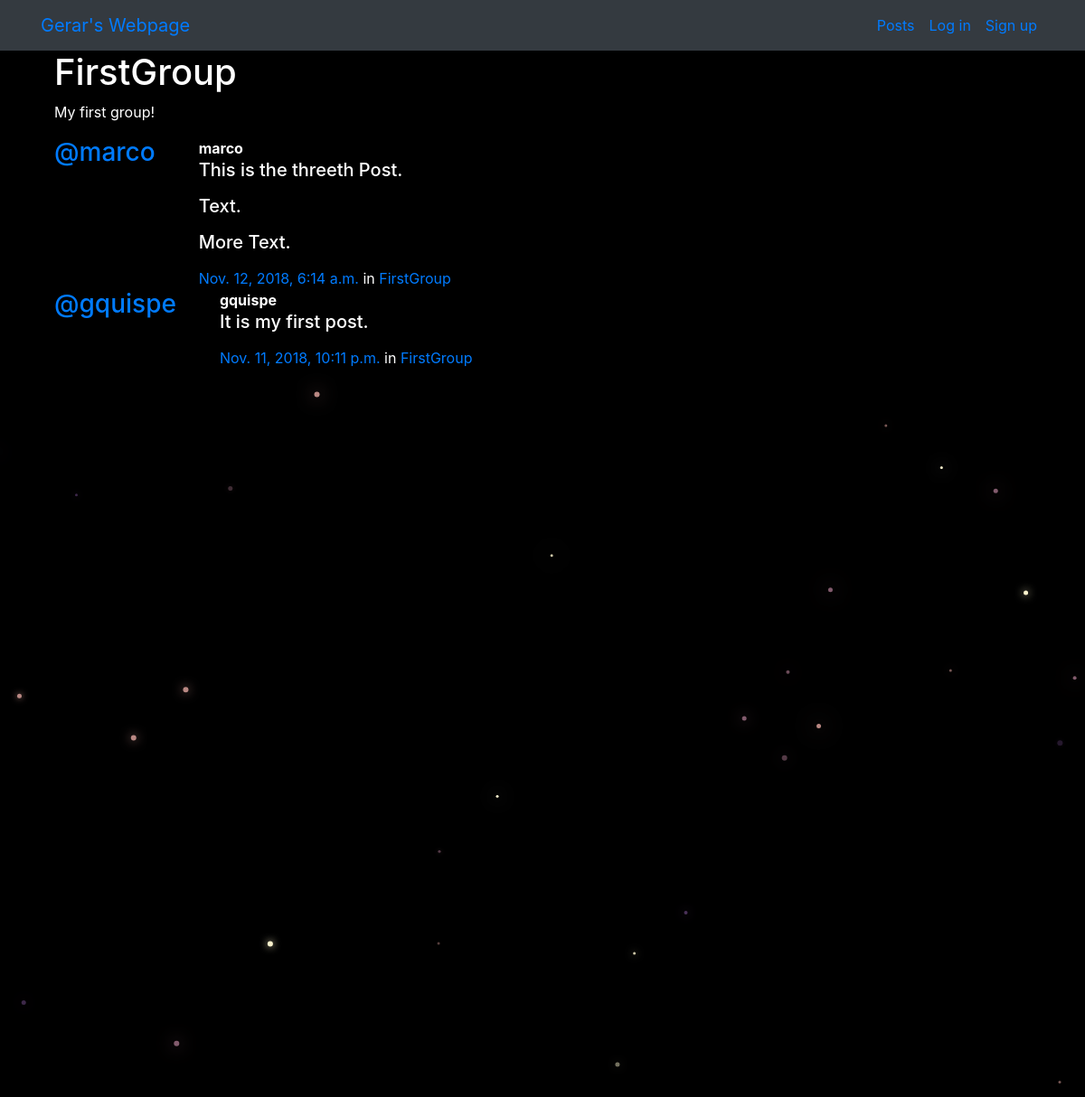
The page /groups/posts/in/firstgroup/ on the database its author committed.
### groups/models.py (models this page shows, shortened)
class Group(models.Model):
    name = models.CharField(max_length=255, unique=True)
    slug = models.SlugField(allow_unicode=True, unique=True)
    description = models.TextField(blank=True, default='')
    description_html = models.TextField(editable=False, default='', blank=True)
    members = models.ManyToManyField(User,through="GroupMember")
    class Meta:
        ordering = ["name"]

### posts/models.py (models this page shows, shortened)
class Post(models.Model):
    user = models.ForeignKey(User, related_name="posts",on_delete=models.CASCADE)
    created_at = models.DateTimeField(auto_now=True)
    message = models.TextField()
    message_html = models.TextField(editable=False)
    group = models.ForeignKey(Group, related_name="posts",null=True, blank=True,on_delete=models.CASCADE)
    class Meta:
        ordering = ["-created_at"]
        unique_together = ["user", "message"]

### groups/views.py (the view)
# urls.py: path("posts/in/<slug>/",views.SingleGroup.as_view(),name="single"),
class SingleGroup(generic.DetailView):
    model = Group

### groups/templates/groups/group_detail.html
{% extends "groups/group_base.html" %}
{% block pregroup %}
<div class="container">
  <h1>{{group.name}}</h1>
  <p> {{group.description}}  </p>
</div>
{% endblock %}
{% block group_content %}
<div class="col-md-8">
	{% if group.posts.count == 0 %}
	<h2>No Comments in this Post yet!</h2>
	{% else %}
		{% for post in group.posts.all %}
			{% include "posts/_post.html" %}
		{% endfor %}
	{% endif %}
</div>
{% endblock %}

### posts/templates/posts/_post.html (shortened to what this page needs)
<div class="media">
	<h3 class="mr-5"><a href="{% url 'posts:for_user' username=post.user.username %}">@{{ post.user.username }}</a></h3>
	<div class="media-body">
		<strong>{{ post.user.username }}</strong>
		<h5>{{ post.message_html|safe }}</h5>
			<time class="time"><a href="{% url 'posts:single' username=post.user.username pk=post.pk %}">{{ post.created_at }}</a></time>
			{% if post.group %}
			<span class="group-name">in <a href="#">{{ post.group.name }}</a></span>
			{% endif %}
	</div>
</div>

### static/simplesocial/css/master.css (style rules this page uses)
body { margin: 0; overflow: hidden; background-color: black; color:white; }

### rows shown on the page
Group: name "FirstGroup", description "My first group!"
Post: user.username "marco", message_html "This is the threeth Post. Text. More Text.", created_at "Nov. 12, 2018, 6:14 a.m.", group.name "FirstGroup"
Post: user.username "gquispe", message_html "It is my first post.", created_at "Nov. 11, 2018, 10:11 p.m.", group.name "FirstGroup"
